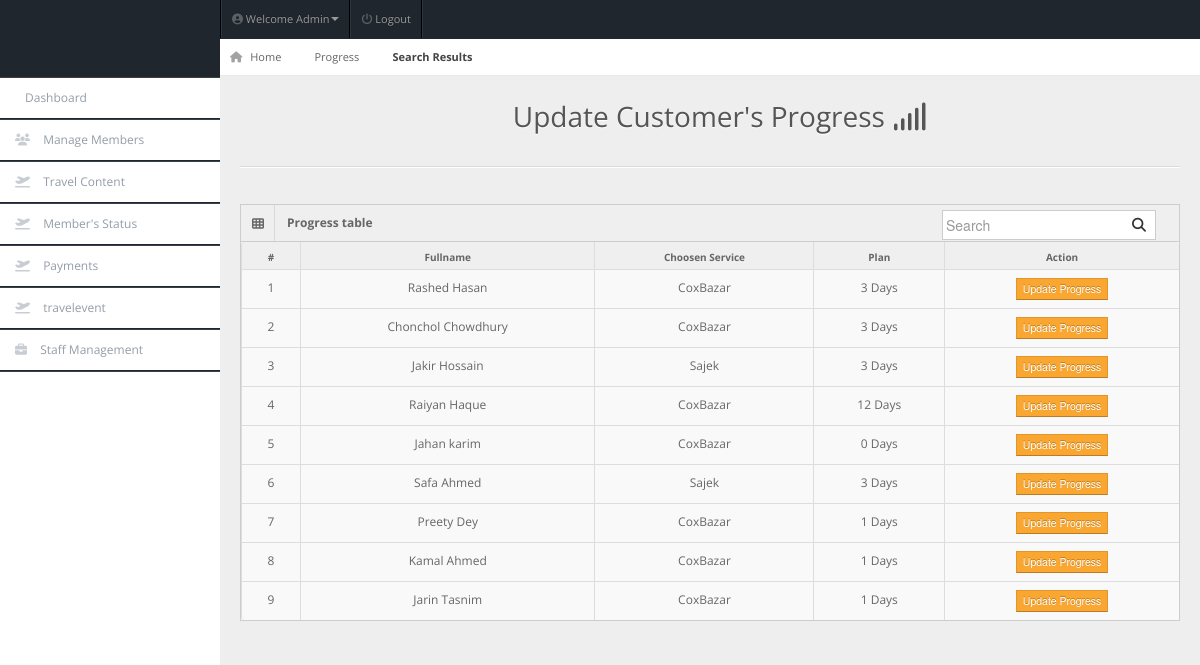
The page /admin/search-result-progress.php (signed in) on the database as committed earlier.
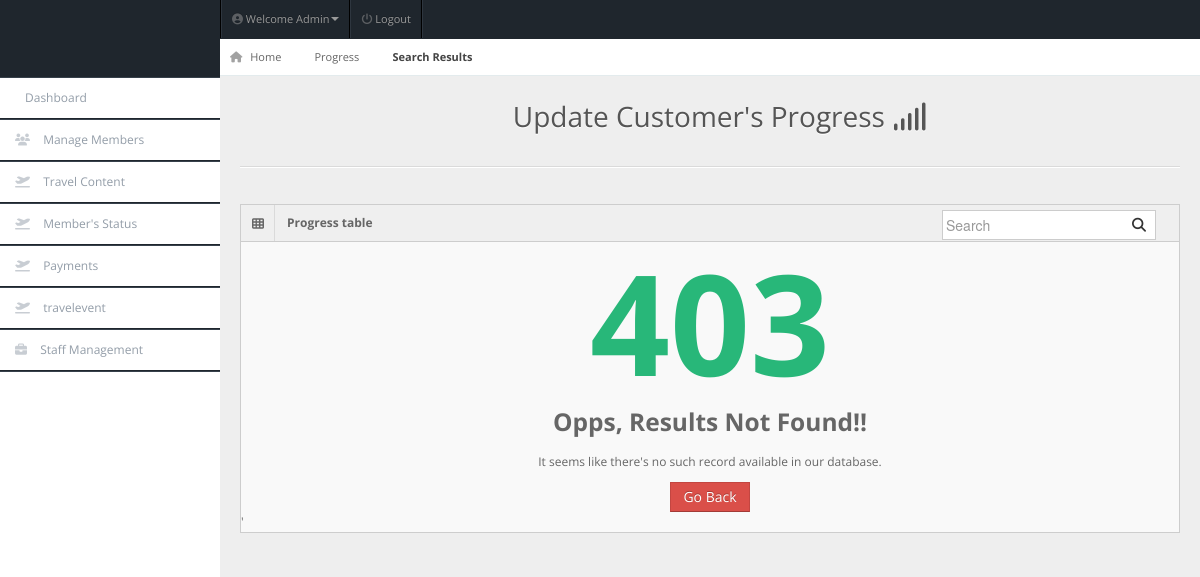
The same page on the database as committed later.
### tables this page shows
CREATE TABLE `members` (
  `user_id` int(11) NOT NULL,
  `fullname` varchar(20) NOT NULL,
  `username` varchar(20) NOT NULL,
  `password` varchar(100) NOT NULL,
  `gender` varchar(20) NOT NULL,
  `dor` date NOT NULL,
  `services` varchar(50) NOT NULL,
  `amount` int(100) NOT NULL,
  `paid_date` date NOT NULL,
  `p_year` int(11) NOT NULL,
  `plan` varchar(100) NOT NULL,
  `address` varchar(20) NOT NULL,
  `contact` varchar(10) NOT NULL,
  `status` varchar(20) NOT NULL DEFAULT 'Active',
  `reminder` int(11) NOT NULL DEFAULT '0'
);

### admin/search-result-progress.php (the view, shortened to what this page needs)
<!DOCTYPE html>
<html lang="en">
<head>
<link rel="stylesheet" href="../css/bootstrap.min.css" />
<link rel="stylesheet" href="../css/bootstrap-responsive.min.css" />
<link rel="stylesheet" href="../css/fullcalendar.css" />
<link rel="stylesheet" href="../css/matrix-style.css" />
<link rel="stylesheet" href="../css/matrix-media.css" />
<link href="../font-awesome/css/fontawesome.css" rel="stylesheet" />
<link href="../font-awesome/css/all.css" rel="stylesheet" />
<link rel="stylesheet" href="../css/jquery.gritter.css" />
</head>
<body>
<div id="header">
  <h1><a href="dashboard.html">Nayeem Travelling Co Admin</a></h1>
</div>
<?php include 'includes/topheader.php'?>
<?php $page="manage-customer-progress"; include 'includes/sidebar.php'?>
<div id="content">
  <div id="content-header">
    <div id="breadcrumb"> <a href="index.php" title="Go to Home" class="tip-bottom"><i class="fas fa-home"></i> Home</a> <a href="customer-progress.php">Progress</a> <a href="#" class="current">Search Results</a> </div>
    <h1 class="text-center">Update Customer's Progress <i class="fas fa-signal"></i></h1>
  </div>
  <div class="container-fluid">
    <hr>
    <div class="row-fluid">
      <div class="span12">
      <div class='widget-box'>
          <div class='widget-title'> <span class='icon'> <i class='fas fa-th'></i> </span>
            <h5>Progress table</h5>
            <form id="custom-search-form" role="search" method="POST" action="search-result.php" class="form-search form-horizontal pull-right">
                <div class="input-append span12">
                    <input type="text" class="search-query" placeholder="Search" name="search" required>
                    <button type="submit" class="btn"><i class="fas fa-search"></i></button>
                </div>
            </form>
          </div>
          <div class='widget-content nopadding'>
	  <?php
      $search=$_POST['search'];
      $cnt = 1;
      $qry="select * from members where fullname like '%$search%' or username like '%$search%'";
        $result=mysqli_query($conn,$qry);
        if (mysqli_num_rows($result)==0){
            echo"<div class='error_ex'>
            <h1>403</h1>
            <h3>Opps, Results Not Found!!</h3>
            <p>It seems like there's no such record available in our database.</p>
            <a class='btn btn-danger btn-big'  href='payment.php'>Go Back</a> </div>'";
        }else{
        echo"<table class='table table-bordered table-hover'>
        <thead>
          <tr>
            <th>#</th>
            <th>Fullname</th>
            <th>Choosen Service</th>
            <th>Plan</th>
            <th>Action</th>
          </tr>
        </thead>";
            while($row=mysqli_fetch_array($result)){
            echo"<tbody>
                <td><div class='text-center'>".$cnt."</div></td>
                <td><div class='text-center'>".$row['fullname']."</div></td>
                <td><div class='text-center'>".$row['services']."</div></td>
                <td><div class='text-center'>".$row['plan']." Days</div></td>
                <td><div class='text-center'><a href='update-progress.php?id=".$row['user_id']."'><button class='btn btn-warning btn-mini'> Update Progress</button></a></div></td>
              </tbody>";
         $cnt++;   }
        }
            ?>
            </table>
          </div>
        </div>
      </div>
    </div>
  </div>
</div>
</body>
</html>

Rows that differ between the two databases and show on the page:
removed members: fullname "Rashed Hasan", services "CoxBazar", plan "3"
removed members: fullname "Chonchol Chowdhury", services "CoxBazar", plan "3"
removed members: fullname "Jakir Hossain", services "Sajek", plan "3"
removed members: fullname "Raiyan Haque", services "CoxBazar", plan "12"
removed members: fullname "Jahan karim", services "CoxBazar", plan "0"
removed members: fullname "Safa Ahmed", services "Sajek", plan "3"
removed members: fullname "Preety Dey", services "CoxBazar", plan "1"
removed members: fullname "Kamal Ahmed", services "CoxBazar", plan "1"
removed members: fullname "Jarin Tasnim", services "CoxBazar", plan "1"
Other text that changed with them:
text no longer shown: "# Fullname Choosen Service Plan Action"
text now shown: "403 Opps, Results Not Found!! It seems like there's no such record available in our database. Go Back '"
